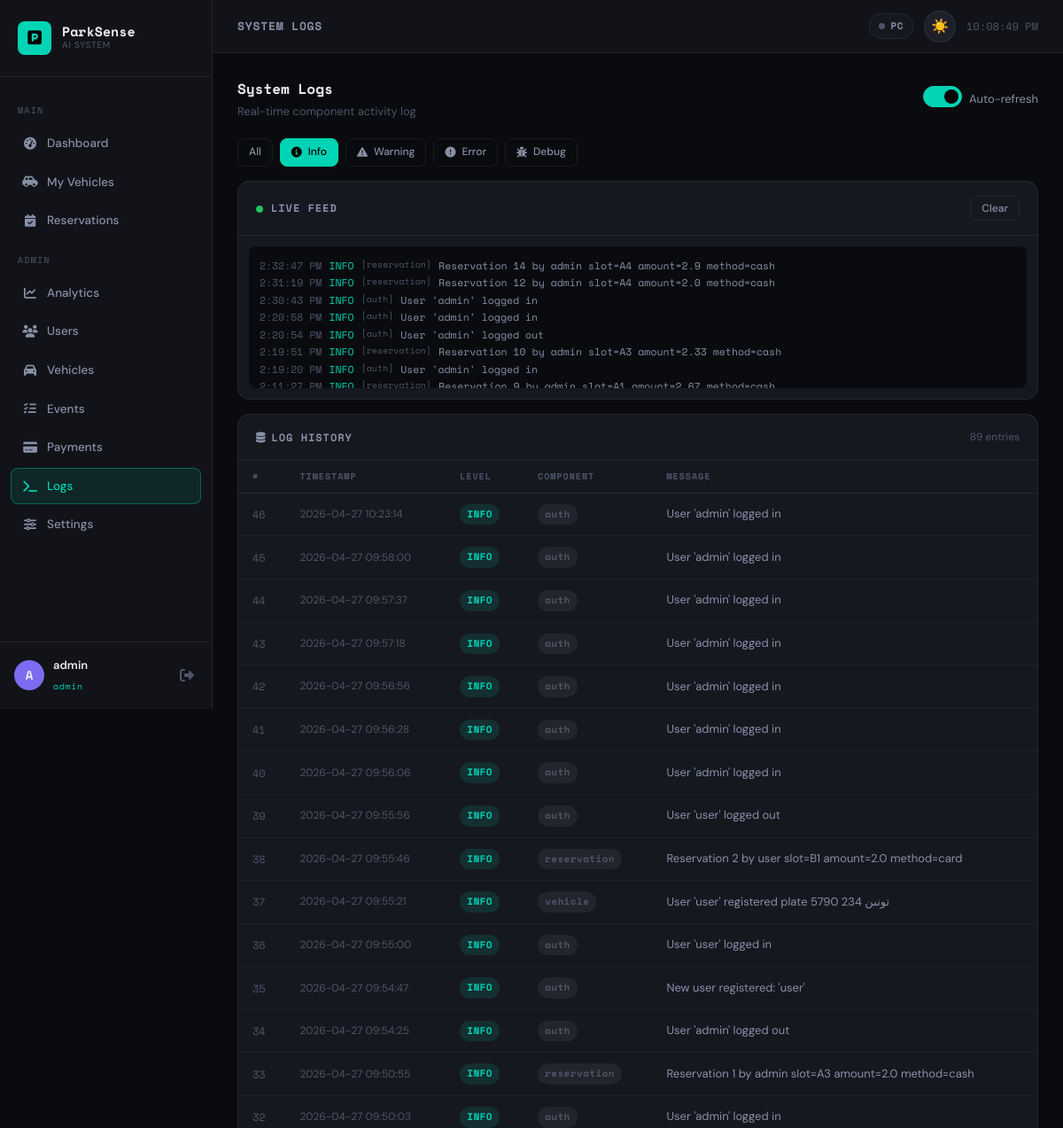
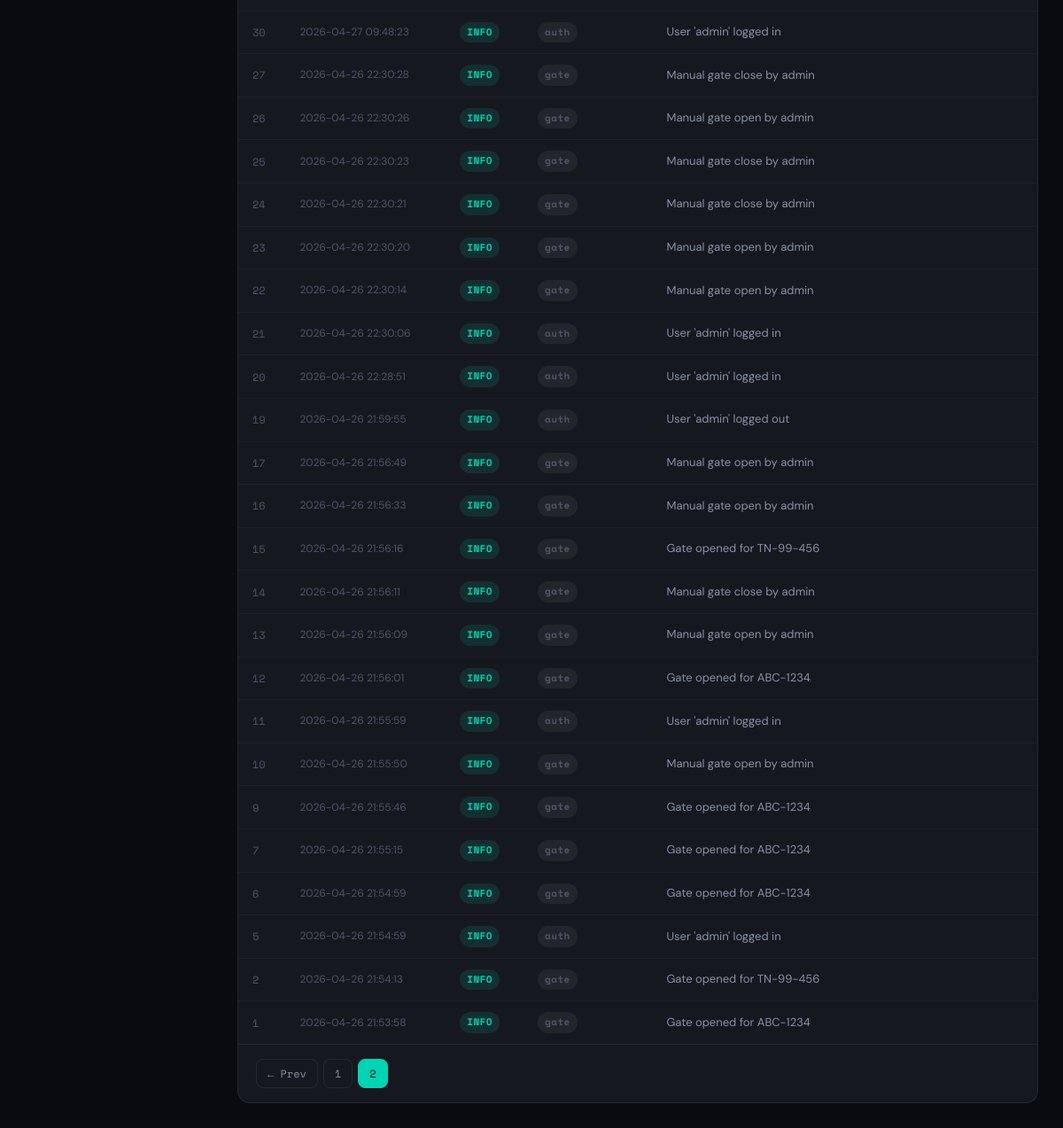
/admin/logs?page=2&level=INFO (signed in), run on the app's committed database (2 pictures, top to bottom).
### rpi/backend/models.py (models this page shows, shortened)
class User(UserMixin, db.Model):
    __tablename__ = "users"
    id            = db.Column(db.Integer, primary_key=True)
    username      = db.Column(db.String(80),  unique=True, nullable=False, index=True)
    email         = db.Column(db.String(120), unique=True, nullable=False, index=True)
    password_hash = db.Column(db.String(256), nullable=False)
    role          = db.Column(db.String(20),  nullable=False, default="user")
    is_active     = db.Column(db.Boolean, default=True)
    created_at    = db.Column(db.DateTime, default=datetime.utcnow)
    last_login    = db.Column(db.DateTime)
    vehicles     = db.relationship("Vehicle",      backref="owner", lazy="dynamic",
                                   cascade="all, delete-orphan",
                                   foreign_keys="Vehicle.user_id")
    reservations = db.relationship("Reservation",  backref="user",  lazy="dynamic")
    events       = db.relationship("ParkingEvent", backref="user",  lazy="dynamic")
    payments     = db.relationship("Payment",      backref="user",  lazy="dynamic")

class SystemLog(db.Model):
    __tablename__ = "system_logs"
    id        = db.Column(db.Integer, primary_key=True)
    level     = db.Column(db.String(10))
    component = db.Column(db.String(50))
    message   = db.Column(db.Text)
    timestamp = db.Column(db.DateTime, default=datetime.utcnow, index=True)

### rpi/backend/app.py (the view)
@app.route("/admin/logs")
@admin_required
def admin_logs():
    page  = request.args.get("page",  1, type=int)
    level = request.args.get("level", "")
    q     = SystemLog.query.order_by(SystemLog.timestamp.desc())
    if level:
        q = q.filter_by(level=level)
    logs  = q.paginate(page=page, per_page=50)
    return render_template("admin_logs.html", logs=logs, current_level=level)

### rpi/backend/app.py (called while the page is built)
@login_manager.user_loader
def load_user(uid):
    return User.query.get(int(uid))

def admin_required(f):
    @wraps(f)
    @login_required
    def wrapper(*args, **kwargs):
        if not current_user.is_admin:
            abort(403)
        return f(*args, **kwargs)
    return wrapper

### web/templates/admin_logs.html (shortened to what this page needs)
{% extends "base.html" %}
{% block page_title %}System Logs{% endblock %}
{% block content %}
<div style="display:flex;justify-content:space-between;align-items:center;margin-bottom:20px">
  <div>
    <h2 style="font-family:var(--font-mono);font-size:16px;color:var(--text-primary)">System Logs</h2>
    <p style="font-size:13px;color:var(--text-muted);margin-top:2px">Real-time component activity log</p>
  </div>
  <div style="display:flex;gap:8px;align-items:center">
    <div id="autoRefreshToggle" style="display:flex;align-items:center;gap:8px">
      <label class="toggle">
        <span class="toggle-slider"></span>
      </label>
      <span style="font-size:13px;color:var(--text-secondary)">Auto-refresh</span>
    </div>
  </div>
</div>
<div style="display:flex;gap:8px;margin-bottom:16px;flex-wrap:wrap">
  {% for level in ['', 'INFO', 'WARNING', 'ERROR', 'DEBUG'] %}
  <a href="{{ url_for('admin_logs', level=level) }}"
     class="btn btn-sm {% if current_level == level %}btn-primary{% else %}btn-secondary{% endif %}">
    {% if level == '' %}All
    {% elif level == 'INFO' %}<i class="fa-solid fa-info-circle"></i> Info
    {% elif level == 'WARNING' %}<i class="fa-solid fa-triangle-exclamation"></i> Warning
    {% elif level == 'ERROR' %}<i class="fa-solid fa-exclamation-circle"></i> Error
    {% else %}<i class="fa-solid fa-bug"></i> Debug{% endif %}
  </a>
  {% endfor %}
</div>
<div class="card mb-4">
  <div class="card-header">
    <span class="card-title"><i class="fa-solid fa-circle" style="color:#22c55e;font-size:8px;margin-right:8px" class="pulse"></i>Live Feed</span>
    <button class="btn btn-sm btn-secondary" onclick="clearLiveFeed()">Clear</button>
  </div>
  <div class="card-body" style="padding:12px">
    <div class="log-feed" id="liveFeed" style="max-height:160px">
    </div>
  </div>
</div>
<div class="card">
  <div class="card-header">
    <span class="card-title"><i class="fa-solid fa-database" style="margin-right:6px"></i>Log History</span>
    <span style="font-size:12px;color:var(--text-muted)">{{ logs.total }} entries</span>
  </div>
  <div class="table-wrap">
    <table>
      <thead>
        <tr>
          <th>#</th>
          <th>Timestamp</th>
          <th>Level</th>
          <th>Component</th>
          <th>Message</th>
        </tr>
      </thead>
      <tbody>
        {% for log in logs.items %}
        <tr>
          <td class="mono" style="color:var(--text-muted)">{{ log.id }}</td>
          <td style="white-space:nowrap;font-size:12px;color:var(--text-muted)">
            {{ log.timestamp.strftime('%Y-%m-%d %H:%M:%S') }}
          </td>
          <td>
            <span class="badge
              {% if log.level == 'INFO' %}badge-info
              {% elif log.level == 'WARNING' %}badge-warning
              {% elif log.level == 'ERROR' %}badge-danger
              {% else %}badge-muted{% endif %}">
              {{ log.level }}
            </span>
          </td>
          <td>
            <span class="badge badge-muted mono">{{ log.component }}</span>
          </td>
          <td style="color:var(--text-secondary);font-size:13px;max-width:500px">
            {{ log.message }}
          </td>
        </tr>
        {% else %}
        <tr><td colspan="5" style="text-align:center;color:var(--text-muted);padding:32px">No logs found</td></tr>
        {% endfor %}
      </tbody>
    </table>
  </div>
  {% if logs.pages > 1 %}
  <div style="padding:16px 20px;border-top:1px solid var(--border);display:flex;gap:6px;align-items:center">
    {% if logs.has_prev %}
    <a href="{{ url_for('admin_logs', page=logs.prev_num, level=current_level) }}" class="page-btn">← Prev</a>
    {% endif %}
    {% for p in logs.iter_pages(left_edge=2, right_edge=2, left_current=2, right_current=2) %}
      {% if p %}
      <a href="{{ url_for('admin_logs', page=p, level=current_level) }}" class="page-btn {% if p == logs.page %}active{% endif %}">{{ p }}</a>
      {% else %}<span style="color:var(--text-muted)">…</span>{% endif %}
    {% endfor %}
  </div>
  {% endif %}
</div>
{% endblock %}

### web/templates/base.html (shortened to what this page needs)
<!DOCTYPE html>
<html lang="en" data-theme="dark">
<head>
  <link rel="stylesheet" href="https://cdnjs.cloudflare.com/ajax/libs/font-awesome/6.5.0/css/all.min.css"/>
  <link rel="stylesheet" href="{{ url_for('static', filename='css/style.css') }}"/>
</head>
<body>
{% if current_user.is_authenticated %}
<aside class="sidebar" id="sidebar">
  <div class="sidebar-brand">
    <div class="brand-icon"><i class="fa-solid fa-square-parking"></i></div>
    <div class="brand-text">
      <span class="brand-name">ParkSense</span>
      <span class="brand-sub">AI System</span>
    </div>
  </div>
  <nav class="sidebar-nav">
    <div class="nav-section-label">MAIN</div>
    <a href="{{ url_for('dashboard') }}" class="nav-item {% if request.endpoint == 'dashboard' %}active{% endif %}">
      <i class="fa-solid fa-gauge-high"></i><span>Dashboard</span>
    </a>
    <a href="{{ url_for('my_vehicles') }}" class="nav-item {% if request.endpoint in ['my_vehicles','add_my_vehicle','delete_my_vehicle'] %}active{% endif %}">
      <i class="fa-solid fa-car-side"></i><span>My Vehicles</span>
    </a>
    <a href="{{ url_for('reservations') }}" class="nav-item {% if request.endpoint == 'reservations' %}active{% endif %}">
      <i class="fa-solid fa-calendar-check"></i><span>Reservations</span>
    </a>
    {% if current_user.is_admin %}
    <div class="nav-section-label">ADMIN</div>
    <a href="{{ url_for('admin_dashboard') }}" class="nav-item {% if request.endpoint == 'admin_dashboard' %}active{% endif %}">
      <i class="fa-solid fa-chart-line"></i><span>Analytics</span>
    </a>
    <a href="{{ url_for('admin_users') }}" class="nav-item {% if request.endpoint == 'admin_users' %}active{% endif %}">
      <i class="fa-solid fa-users"></i><span>Users</span>
    </a>
    <a href="{{ url_for('admin_vehicles') }}" class="nav-item {% if request.endpoint == 'admin_vehicles' %}active{% endif %}">
      <i class="fa-solid fa-car"></i><span>Vehicles</span>
    </a>
    <a href="{{ url_for('admin_events') }}" class="nav-item {% if request.endpoint == 'admin_events' %}active{% endif %}">
      <i class="fa-solid fa-list-check"></i><span>Events</span>
    </a>
    <a href="{{ url_for('admin_payments') }}" class="nav-item {% if request.endpoint in ['admin_payments','admin_mark_paid'] %}active{% endif %}">
      <i class="fa-solid fa-credit-card"></i><span>Payments</span>
    </a>
    <a href="{{ url_for('admin_logs') }}" class="nav-item {% if request.endpoint == 'admin_logs' %}active{% endif %}">
      <i class="fa-solid fa-terminal"></i><span>Logs</span>
    </a>
    <a href="{{ url_for('admin_settings') }}" class="nav-item {% if request.endpoint == 'admin_settings' %}active{% endif %}">
      <i class="fa-solid fa-sliders"></i><span>Settings</span>
    </a>
    {% endif %}
  </nav>
  <div class="sidebar-user">
    <div class="user-avatar">{{ current_user.username[0]|upper }}</div>
    <div class="user-info">
      <span class="user-name">{{ current_user.username }}</span>
      <span class="user-role badge-{{ current_user.role }}">{{ current_user.role }}</span>
    </div>
    <a href="{{ url_for('logout') }}" class="logout-btn" title="Logout">
      <i class="fa-solid fa-right-from-bracket"></i>
    </a>
  </div>
</aside>
<div class="main-wrapper">
  <header class="topbar">
    <div class="topbar-title">{% block page_title %}Dashboard{% endblock %}</div>
    <div class="topbar-right">
      <div class="status-pill" id="pcStatus">
        <span class="dot dot-grey"></span> PC
      </div>
      <button class="theme-toggle" id="themeToggleBtn" onclick="toggleTheme()" title="Toggle theme">☀️</button>
      <div class="topbar-time" id="topbarTime"></div>
    </div>
  </header>
  <main class="content">
    {% block content %}{% endblock %}
  </main>
</div>
{% else %}
  {% block auth_content %}{% endblock %}
{% endif %}
</body>
</html>

### data on the page
User: username "A", username "admin", role "admin", is_active True (drawn)
SystemLog: id "46", timestamp "2026-04-27 10:23:14", level "INFO", component "auth", message "User 'admin' logged in"
SystemLog: id "45", timestamp "2026-04-27 09:58:00", level "INFO", component "auth", message "User 'admin' logged in"
SystemLog: id "44", timestamp "2026-04-27 09:57:37", level "INFO", component "auth", message "User 'admin' logged in"
SystemLog: id "43", timestamp "2026-04-27 09:57:18", level "INFO", component "auth", message "User 'admin' logged in"
SystemLog: id "42", timestamp "2026-04-27 09:56:56", level "INFO", component "auth", message "User 'admin' logged in"
SystemLog: id "41", timestamp "2026-04-27 09:56:28", level "INFO", component "auth", message "User 'admin' logged in"
SystemLog: id "40", timestamp "2026-04-27 09:56:06", level "INFO", component "auth", message "User 'admin' logged in"
SystemLog: id "39", timestamp "2026-04-27 09:55:56", level "INFO", component "auth", message "User 'user' logged out"
SystemLog: id "38", timestamp "2026-04-27 09:55:46", level "INFO", component "reservation", message "Reservation 2 by user slot=B1 amount=2.0 method=card"
SystemLog: id "37", timestamp "2026-04-27 09:55:21", level "INFO", component "vehicle", message "User 'user' registered plate 5790 تونىن 234"
SystemLog: id "36", timestamp "2026-04-27 09:55:00", level "INFO", component "auth", message "User 'user' logged in"
SystemLog: id "35", timestamp "2026-04-27 09:54:47", level "INFO", component "auth", message "New user registered: 'user'"
SystemLog: id "34", timestamp "2026-04-27 09:54:25", level "INFO", component "auth", message "User 'admin' logged out"
SystemLog: id "33", timestamp "2026-04-27 09:50:55", level "INFO", component "reservation", message "Reservation 1 by admin slot=A3 amount=2.0 method=cash"
SystemLog: id "32", timestamp "2026-04-27 09:50:03", level "INFO", component "auth", message "User 'admin' logged in"
SystemLog: id "30", timestamp "2026-04-27 09:48:23", level "INFO", component "auth", message "User 'admin' logged in"
SystemLog: id "27", timestamp "2026-04-26 22:30:28", level "INFO", component "gate", message "Manual gate close by admin"
SystemLog: id "26", timestamp "2026-04-26 22:30:26", level "INFO", component "gate", message "Manual gate open by admin"
SystemLog: id "25", timestamp "2026-04-26 22:30:23", level "INFO", component "gate", message "Manual gate close by admin"
SystemLog: id "24", timestamp "2026-04-26 22:30:21", level "INFO", component "gate", message "Manual gate close by admin"
SystemLog: id "23", timestamp "2026-04-26 22:30:20", level "INFO", component "gate", message "Manual gate open by admin"
SystemLog: id "22", timestamp "2026-04-26 22:30:14", level "INFO", component "gate", message "Manual gate open by admin"
SystemLog: id "21", timestamp "2026-04-26 22:30:06", level "INFO", component "auth", message "User 'admin' logged in"
SystemLog: id "20", timestamp "2026-04-26 22:28:51", level "INFO", component "auth", message "User 'admin' logged in"
SystemLog: id "19", timestamp "2026-04-26 21:59:55", level "INFO", component "auth", message "User 'admin' logged out"
SystemLog: id "17", timestamp "2026-04-26 21:56:49", level "INFO", component "gate", message "Manual gate open by admin"
SystemLog: id "16", timestamp "2026-04-26 21:56:33", level "INFO", component "gate", message "Manual gate open by admin"
SystemLog: id "15", timestamp "2026-04-26 21:56:16", level "INFO", component "gate", message "Gate opened for TN-99-456"
SystemLog: id "14", timestamp "2026-04-26 21:56:11", level "INFO", component "gate", message "Manual gate close by admin"
SystemLog: id "13", timestamp "2026-04-26 21:56:09", level "INFO", component "gate", message "Manual gate open by admin"
SystemLog: id "12", timestamp "2026-04-26 21:56:01", level "INFO", component "gate", message "Gate opened for ABC-1234"
SystemLog: id "11", timestamp "2026-04-26 21:55:59", level "INFO", component "auth", message "User 'admin' logged in"
SystemLog: id "10", timestamp "2026-04-26 21:55:50", level "INFO", component "gate", message "Manual gate open by admin"
SystemLog: id "9", timestamp "2026-04-26 21:55:46", level "INFO", component "gate", message "Gate opened for ABC-1234"
SystemLog: id "7", timestamp "2026-04-26 21:55:15", level "INFO", component "gate", message "Gate opened for ABC-1234"
SystemLog: id "6", timestamp "2026-04-26 21:54:59", level "INFO", component "gate", message "Gate opened for ABC-1234"
SystemLog: id "5", timestamp "2026-04-26 21:54:59", level "INFO", component "auth", message "User 'admin' logged in"
SystemLog: id "2", timestamp "2026-04-26 21:54:13", level "INFO", component "gate", message "Gate opened for TN-99-456"
SystemLog: id "1", timestamp "2026-04-26 21:53:58", level "INFO", component "gate", message "Gate opened for ABC-1234"

### other printed values
{{ logs.total }} "89"
{{ p }} "1" "2"
